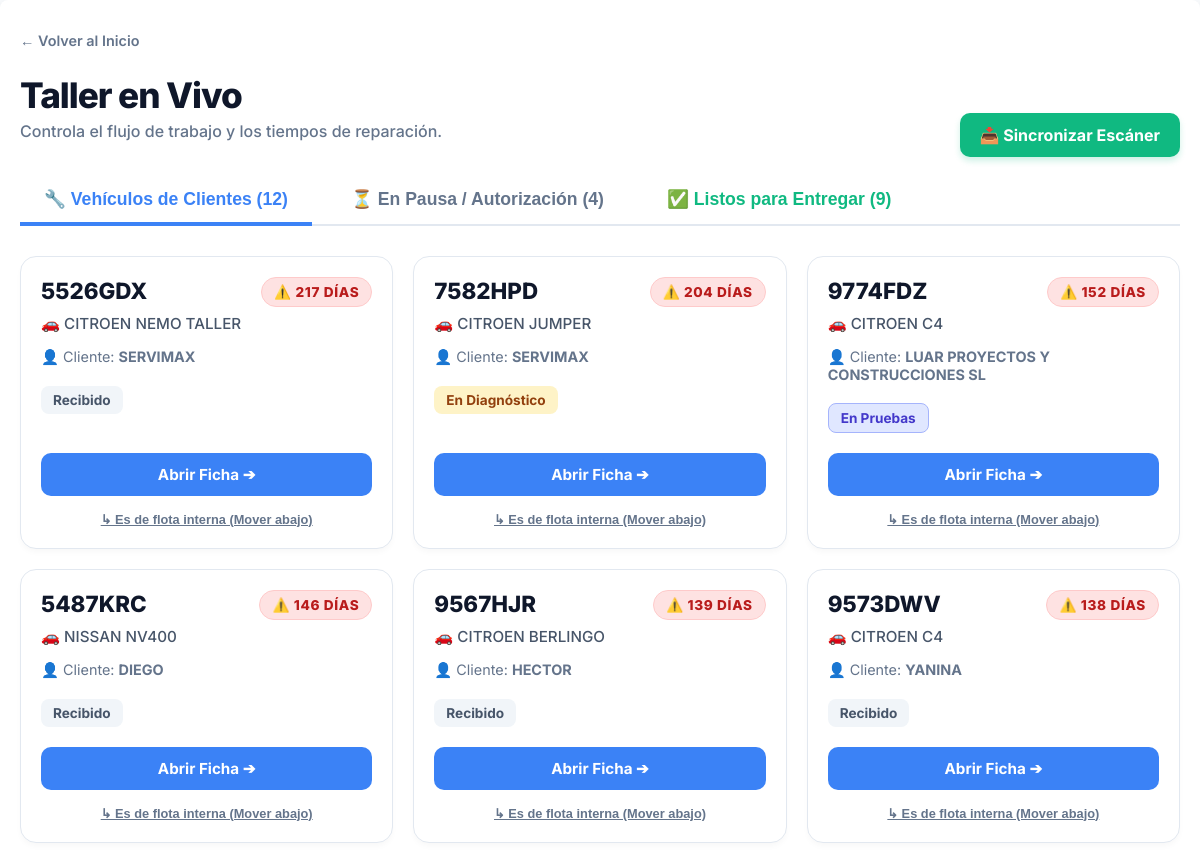
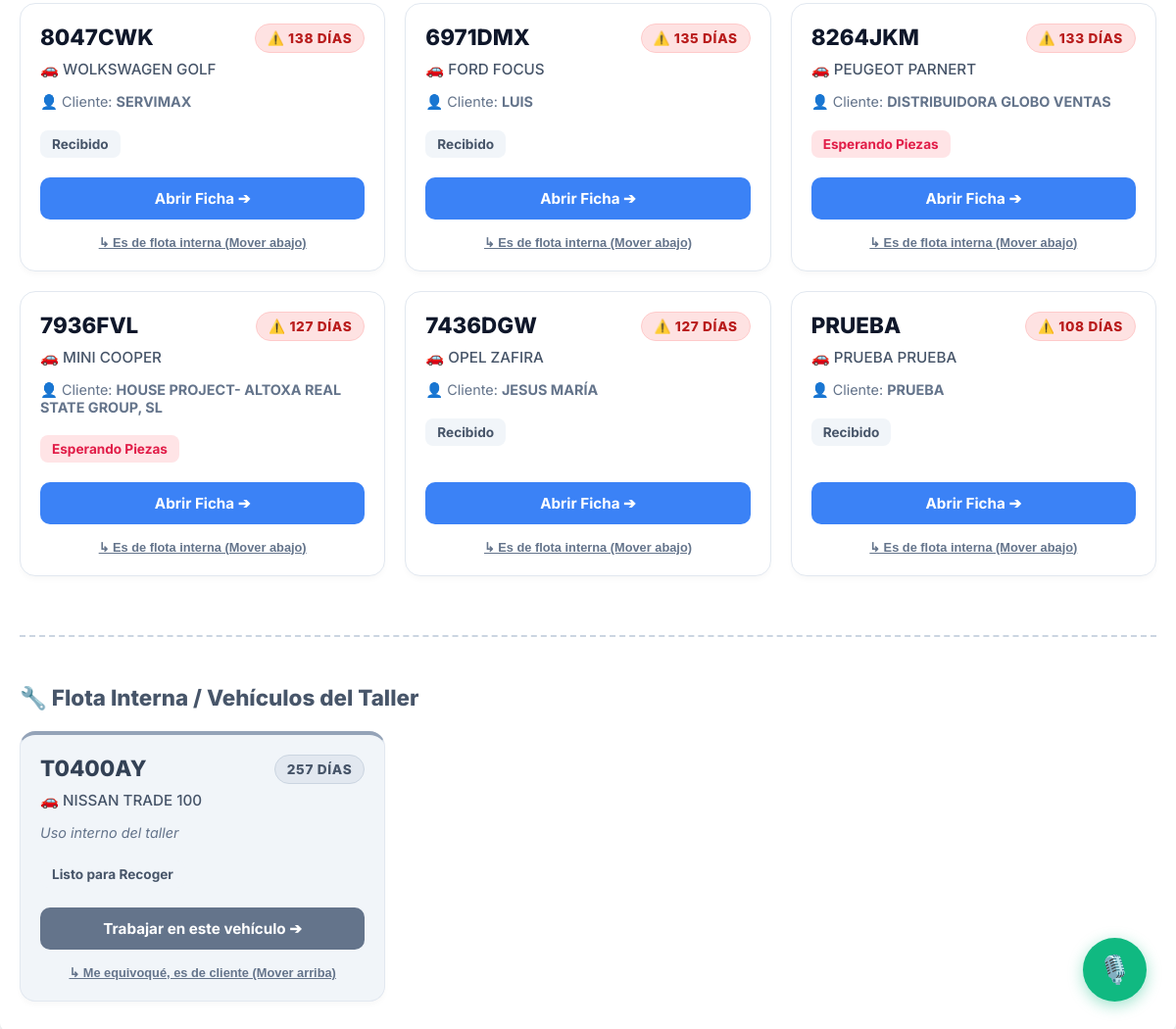
The app's page /ordenes/ (signed in) with its own data (2 pictures, top to bottom).
### taller/models.py (models this page shows, shortened)
class OrdenDeReparacion(models.Model):
    ESTADO_CHOICES = [
        ('Recibido', 'Recibido'),
        ('En Diagnostico', 'En Diagnóstico'),
        ('Esperando Autorizacion', 'Esperando Autorización'),
        ('Esperando Piezas', 'Esperando Piezas'),
        ('En Reparacion', 'En Reparación'),
        ('En Pruebas', 'En Pruebas'),
        ('Listo para Recoger', 'Listo para Recoger'),
        ('Entregado', 'Entregado'),
    ]
    vehiculo = models.ForeignKey(Vehiculo, on_delete=models.CASCADE)
    cliente = models.ForeignKey(Cliente, on_delete=models.CASCADE)
    presupuesto_origen = models.ForeignKey('Presupuesto', null=True, blank=True, on_delete=models.SET_NULL)
    problema = models.TextField()
    danos_previos = models.TextField(blank=True, null=True, verbose_name="Daños Previos (Rayones, golpes...)")
    kilometraje_recepcion = models.IntegerField(default=0, verbose_name="Kilómetros al entrar")
    estado = models.CharField(max_length=50, choices=ESTADO_CHOICES, default='Recibido')
    fecha_entrada = models.DateTimeField(default=timezone.now)
    trabajo_interno = models.BooleanField(default=False, verbose_name="Vehículo del Taller")
    @property
    def dias_en_taller(self):
        if self.fecha_entrada:
            return (timezone.now().date() - self.fecha_entrada.date()).days
        return 0

class Vehiculo(models.Model):
    matricula = models.CharField(max_length=20, unique=True)
    marca = models.CharField(max_length=50)
    modelo = models.CharField(max_length=50)
    kilometraje = models.IntegerField(default=0)
    cliente = models.ForeignKey(Cliente, on_delete=models.CASCADE)

class Cliente(models.Model):
    nombre = models.CharField(max_length=100)
    telefono = models.CharField(max_length=20, unique=True)
    TIPO_DOCUMENTO_CHOICES = [
        ('DNI', 'DNI'),
        ('NIE', 'NIE'),
        ('NIF', 'NIF (Empresas)'),
    ]
    tipo_documento = models.CharField(max_length=10, choices=TIPO_DOCUMENTO_CHOICES, default='DNI', null=True, blank=True)
    documento_fiscal = models.CharField(max_length=20, null=True, blank=True, help_text="Número de DNI, NIE o NIF")
    direccion_fiscal = models.CharField(max_length=255, null=True, blank=True, help_text="Calle, Número, Piso, Puerta")
    codigo_postal_fiscal = models.CharField(max_length=10, null=True, blank=True)
    ciudad_fiscal = models.CharField(max_length=100, null=True, blank=True)
    provincia_fiscal = models.CharField(max_length=100, null=True, blank=True)

### taller/views.py (the view, shortened to what this page needs)
# urls.py: path('ordenes/', views.lista_ordenes, name='lista_ordenes'),
@login_required
def lista_ordenes(request):
    ordenes_activas = OrdenDeReparacion.objects.exclude(estado='Entregado').select_related('vehiculo', 'cliente')
    ordenes_clientes = ordenes_activas.filter(trabajo_interno=False)
    flota_interna = ordenes_activas.filter(trabajo_interno=True).order_by('id')
    ordenes_taller = ordenes_clientes.filter(estado__in=['Recibido', 'En Diagnostico', 'Esperando Piezas', 'En Reparacion', 'En Pruebas']).order_by('id')
    ordenes_pausadas = ordenes_clientes.filter(estado='Esperando Autorizacion').order_by('id')
    ordenes_listas = ordenes_clientes.filter(estado='Listo para Recoger').order_by('id')
    return render(request, 'taller/lista_ordenes.html', {
        'ordenes_taller': ordenes_taller,
        'ordenes_pausadas': ordenes_pausadas,
        'ordenes_listas': ordenes_listas,
        'flota_interna': flota_interna,
        'taller_cerrado': HistorialEstadoOrden.objects.filter(es_pausa_jornada=True, fecha_fin__isnull=True).exists()
    })

### taller/templates/taller/lista_ordenes.html (shortened to what this page needs)
<!DOCTYPE html>
{% load static %}
<html lang="es">
<head>
    <link rel="stylesheet" href="{% static 'taller/css/main.css' %}">
</head>
<body>
    <div class="container">
        <div style="display: flex; justify-content: space-between; align-items: flex-end; margin-bottom: 10px; flex-wrap: wrap; gap: 15px;">
            <div>
                <a href="{% url 'home' %}" style="text-decoration: none; color: #64748b; font-weight: 600; font-size: 0.9em;">← Volver al Inicio</a>
                <h1 class="header-title">Taller en Vivo</h1>
                <p style="color: #64748b; font-weight: 500; margin-top: 5px;">Controla el flujo de trabajo y los tiempos de reparación.</p>
            </div>
            {% if request.user.is_superuser %}
            <div>
                <a href="{% url 'sincronizar_escaner' %}" class="btn-modern btn-escaner" title="Busca correos nuevos del escáner y los asigna automáticamente">
                    📥 Sincronizar Escáner
                </a>
            </div>
            {% endif %}
        </div>
        <div class="tabs-container">
            <button class="tab-btn active" onclick="openTab(event, 'tab-trabajo')">🔧 Vehículos de Clientes ({{ ordenes_taller.count }})</button>
            <button class="tab-btn" onclick="openTab(event, 'tab-pausa')">⏳ En Pausa / Autorización ({{ ordenes_pausadas.count }})</button>
            {% if request.user.is_superuser %}
                <button class="tab-btn" onclick="openTab(event, 'tab-listos')" style="color: #10b981;">✅ Listos para Entregar ({{ ordenes_listas.count }})</button>
            {% endif %}
        </div>
        <div id="tab-trabajo" class="tab-content active">
            <div class="grid-cards">
                {% for orden in ordenes_taller %}
                <div class="card-orden">
                    <div class="badge-dias {% if orden.dias_en_taller > 15 %}dias-rojo{% elif orden.dias_en_taller > 7 %}dias-naranja{% else %}dias-verde{% endif %}">
                        {% if orden.dias_en_taller > 15 %}⚠️{% elif orden.dias_en_taller > 7 %}⏳{% else %}✅{% endif %}
                        {{ orden.dias_en_taller }} DÍAS
                    </div>
                    <div>
                        <h3 class="matricula">{{ orden.vehiculo.matricula }}</h3>
                        <p class="vehiculo-info">🚗 {{ orden.vehiculo.marca }} {{ orden.vehiculo.modelo }}</p>
                        <p class="cliente-info">👤 Cliente: <strong>{{ orden.cliente.nombre }}</strong></p>
                        <div class="estado-badge
                            {% if orden.estado == 'Recibido' %}estado-recibido
                            {% elif orden.estado == 'En Diagnostico' %}estado-diagnostico
                            {% elif orden.estado == 'Esperando Piezas' %}estado-piezas
                            {% elif orden.estado == 'En Reparacion' %}estado-reparacion
                            {% elif orden.estado == 'En Pruebas' %}estado-pruebas{% endif %}">
                            {{ orden.get_estado_display }}
                        </div>
                    </div>
                    <div>
                        <a href="{% url 'detalle_orden' orden.id %}" class="btn-modern btn-primary">Abrir Ficha ➔</a>
                        {% if request.user.is_superuser %}
                        <form method="post" style="margin: 0;">
                            <button type="submit" class="btn-move">↳ Es de flota interna (Mover abajo)</button>
                        </form>
                        {% endif %}
                    </div>
                </div>
                {% empty %}
                    <div class="empty-state" style="grid-column: 1 / -1;">
                        <span style="font-size: 3em; display: block; margin-bottom: 10px;">🎉</span>
                        No hay vehículos de clientes pendientes de reparación. ¡El taller está al día!
                    </div>
                {% endfor %}
            </div>
        </div>
        <div style="margin-top: 60px; padding-top: 30px; border-top: 2px dashed #cbd5e1;">
            <h2 style="font-size: 1.4em; font-weight: 800; color: #475569; margin-bottom: 20px; display: flex; align-items: center; gap: 10px;">🔧 Flota Interna / Vehículos del Taller</h2>
            <div class="grid-cards">
                {% for orden in flota_interna %}
                <div class="card-orden" style="border-top: 4px solid #94a3b8; background: #f1f5f9;">
                    <div class="badge-dias" style="background: #e2e8f0; color: #475569; border: 1px solid #cbd5e1;">
                        {{ orden.dias_en_taller }} DÍAS
                    </div>
                    <div>
                        <h3 class="matricula" style="color: #334155;">{{ orden.vehiculo.matricula }}</h3>
                        <p class="vehiculo-info">🚗 {{ orden.vehiculo.marca }} {{ orden.vehiculo.modelo }}</p>
                        <p class="cliente-info" style="color: #64748b; font-style: italic;">Uso interno del taller</p>
                        <div class="estado-badge estado-recibido">
                            {{ orden.get_estado_display }}
                        </div>
                    </div>
                    <div>
                        <a href="{% url 'detalle_orden' orden.id %}" class="btn-modern" style="background: #64748b;">Trabajar en este vehículo ➔</a>
                        {% if request.user.is_superuser %}
                        <form method="post" style="margin: 0;">
                            <button type="submit" class="btn-move">↳ Me equivoqué, es de cliente (Mover arriba)</button>
                        </form>
                        {% endif %}
                    </div>
                </div>
                {% empty %}
                    <div class="empty-state" style="grid-column: 1 / -1; background: transparent;">
                        No hay proyectos internos activos en este momento.
                    </div>
                {% endfor %}
            </div>
        </div>
    </div>
     {% include 'taller/widget_ia.html' %}
</body>
</html>

### taller/static/taller/css/main.css (style rules this page uses)
body { font-family: -apple-system, BlinkMacSystemFont, "Segoe UI", Roboto, "Helvetica Neue", Arial, sans-serif; background-color: #f4f7f6; margin: 0; padding: 20px; }
h1, h2 { color: #333; }
.container { max-width: 1200px; margin: auto; background-color: #fff; padding: 20px; border-radius: 8px; box-shadow: 0 4px 8px rgba(0,0,0,0.1); }

### taller/templates/taller/lista_ordenes.html (style rules this page uses)
body { font-family: 'Inter', sans-serif; background-color: #f8fafc; color: #1e293b; margin: 0; padding: 0; }
.container { max-width: 1400px !important; margin: 0 auto; padding: 30px 20px; }
.header-title { font-size: 2.2em; font-weight: 800; letter-spacing: -0.03em; color: #0f172a; margin-bottom: 5px; }
.tabs-container { display: flex; gap: 15px; margin-top: 20px; margin-bottom: 30px; border-bottom: 2px solid #e2e8f0; padding-bottom: 0px; }
.tab-btn { background: transparent; border: none; padding: 12px 24px; font-size: 1.1em; font-weight: 700; color: #64748b; cursor: pointer; transition: 0.2s; border-bottom: 4px solid transparent; margin-bottom: -2px; }
.tab-btn.active { color: #3b82f6; border-bottom-color: #3b82f6; }
.tab-content { display: none; animation: fadeIn 0.3s ease-in-out; }
.tab-content.active { display: block; }
.grid-cards { display: grid; grid-template-columns: repeat(auto-fill, minmax(320px, 1fr)); gap: 20px; }
.card-orden { background: #ffffff; border-radius: 16px; border: 1px solid #e2e8f0; padding: 20px; box-shadow: 0 4px 6px -1px rgba(0,0,0,0.03); transition: all 0.2s ease; position: relative; overflow: hidden; display: flex; flex-direction: column; justify-content: space-between; }
.badge-dias { position: absolute; top: 20px; right: 20px; padding: 6px 12px; border-radius: 9999px; font-weight: 800; font-size: 0.85em; letter-spacing: 0.05em; }
.dias-rojo { background-color: #fee2e2; color: #b91c1c; border: 1px solid #fecaca; animation: pulso 2s infinite; }
.matricula { font-size: 1.4em; font-weight: 800; color: #0f172a; margin: 0 0 10px 0; }
.vehiculo-info { color: #475569; font-weight: 500; margin: 0 0 15px 0; font-size: 0.95em; }
.cliente-info { color: #64748b; font-size: 0.9em; margin-bottom: 20px; }
.estado-badge { padding: 6px 12px; border-radius: 8px; font-size: 0.85em; font-weight: 700; display: inline-block; margin-bottom: 20px; }
.estado-recibido { background-color: #f1f5f9; color: #475569; }
.estado-diagnostico { background-color: #fef3c7; color: #92400e; }
.estado-piezas { background-color: #ffe4e6; color: #e11d48; }
.estado-pruebas { background-color: #e0e7ff; color: #4338ca; border: 1px solid #a5b4fc; }
.btn-modern { display: inline-flex; align-items: center; justify-content: center; background-color: #0f172a; color: white; border: none; padding: 12px 20px; border-radius: 10px; font-weight: 700; font-size: 0.95em; cursor: pointer; transition: all 0.2s ease; text-decoration: none; width: 100%; box-sizing: border-box; }
.btn-primary { background-color: #3b82f6; }
.btn-escaner { width: auto; background-color: #10b981; box-shadow: 0 4px 6px rgba(16, 185, 129, 0.2); font-size: 1em; }
.btn-move { background: none; border: none; color: #64748b; font-size: 0.8em; font-weight: 600; cursor: pointer; text-decoration: underline; margin-top: 15px; width: 100%; text-align: center; transition: color 0.2s; }

### records on screen
OrdenDeReparacion: dias_en_taller "217", vehiculo.matricula "5526GDX", vehiculo.marca "CITROEN", vehiculo.modelo "NEMO TALLER", cliente.nombre "SERVIMAX", estado "Recibido"
OrdenDeReparacion: dias_en_taller "204", vehiculo.matricula "7582HPD", vehiculo.marca "CITROEN", vehiculo.modelo "JUMPER", cliente.nombre "SERVIMAX", estado "En Diagnóstico"
OrdenDeReparacion: dias_en_taller "152", vehiculo.matricula "9774FDZ", vehiculo.marca "CITROEN", vehiculo.modelo "C4", cliente.nombre "LUAR PROYECTOS Y CONSTRUCCIONES SL", estado "En Pruebas"
OrdenDeReparacion: dias_en_taller "146", vehiculo.matricula "5487KRC", vehiculo.marca "NISSAN", vehiculo.modelo "NV400", cliente.nombre "DIEGO", estado "Recibido"
OrdenDeReparacion: dias_en_taller "139", vehiculo.matricula "9567HJR", vehiculo.marca "CITROEN", vehiculo.modelo "BERLINGO", cliente.nombre "HECTOR", estado "Recibido"
OrdenDeReparacion: dias_en_taller "138", vehiculo.matricula "9573DWV", vehiculo.marca "CITROEN", vehiculo.modelo "C4", cliente.nombre "YANINA", estado "Recibido"
OrdenDeReparacion: dias_en_taller "138", vehiculo.matricula "8047CWK", vehiculo.marca "WOLKSWAGEN", vehiculo.modelo "GOLF", cliente.nombre "SERVIMAX", estado "Recibido"
OrdenDeReparacion: dias_en_taller "135", vehiculo.matricula "6971DMX", vehiculo.marca "FORD", vehiculo.modelo "FOCUS", cliente.nombre "LUIS", estado "Recibido"
OrdenDeReparacion: dias_en_taller "133", vehiculo.matricula "8264JKM", vehiculo.marca "PEUGEOT", vehiculo.modelo "PARNERT", cliente.nombre "DISTRIBUIDORA GLOBO VENTAS", estado "Esperando Piezas"
OrdenDeReparacion: dias_en_taller "127", vehiculo.matricula "7936FVL", vehiculo.marca "MINI", vehiculo.modelo "COOPER", cliente.nombre "HOUSE PROJECT- ALTOXA REAL STATE GROUP, SL", estado "Esperando Piezas"
OrdenDeReparacion: dias_en_taller "127", vehiculo.matricula "7436DGW", vehiculo.marca "OPEL", vehiculo.modelo "ZAFIRA", cliente.nombre "JESUS MARÍA", estado "Recibido"
OrdenDeReparacion: dias_en_taller "108", vehiculo.matricula "PRUEBA", vehiculo.marca "PRUEBA", vehiculo.modelo "PRUEBA", cliente.nombre "PRUEBA", estado "Recibido"
OrdenDeReparacion: dias_en_taller "257", vehiculo.matricula "T0400AY", vehiculo.marca "NISSAN", vehiculo.modelo "TRADE 100", estado "Listo para Recoger"

### other values on screen
{{ ordenes_taller.count }} "12"
{{ ordenes_pausadas.count }} "4"
{{ ordenes_listas.count }} "9"
